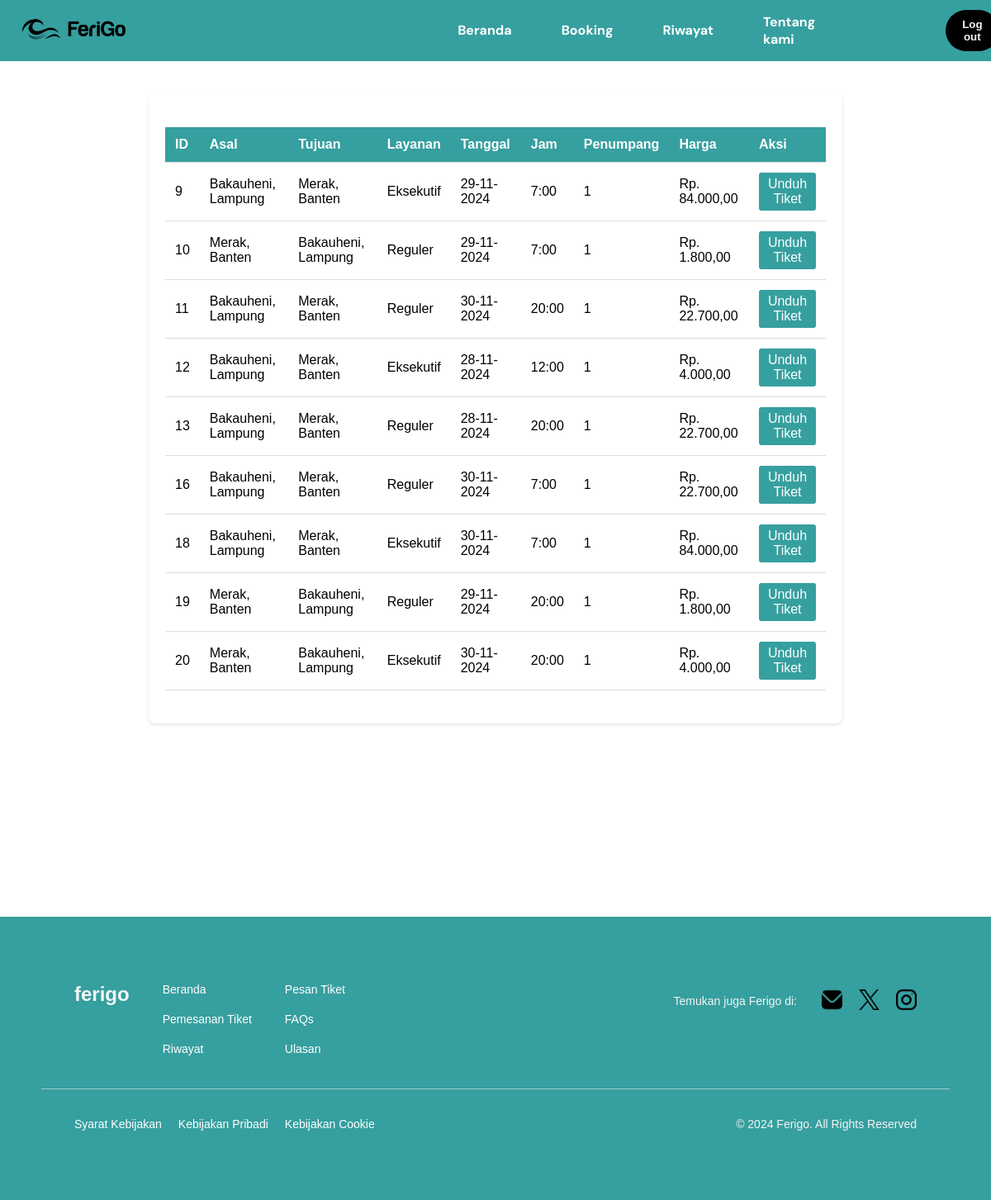
The page /Ferigo/page/riwayat/riwayat.php (signed in) on the database its author committed.
### tables this page shows
CREATE TABLE `riwayat_pemesanan` (
  `id` int NOT NULL,
  `nickname` varchar(50) DEFAULT NULL,
  `asal` varchar(50) DEFAULT NULL,
  `tujuan` varchar(50) DEFAULT NULL,
  `layanan` varchar(50) DEFAULT NULL,
  `tanggal` date DEFAULT NULL,
  `jam` varchar(20) DEFAULT NULL,
  `penumpang` int DEFAULT NULL,
  `harga` int DEFAULT NULL
);

### Ferigo/functions/functions.php (called while the page is built, shortened)
<?php
    $conn = mysqli_connect('localhost', 'root', '', 'ferigodb');
    function query($query){
        global $conn;
        $result  = mysqli_query($conn, $query);
        $rows = [];
        while ($row = mysqli_fetch_assoc($result)) {
            $rows[] = $row;
            }
            return $rows;
    }
?>

### Ferigo/page/riwayat/riwayat.php (the view, shortened to what this page needs)
<?php
    require_once '../../functions/functions.php';
    $nickname = $_SESSION['nickname'];
    $data = query("SELECT * FROM riwayat_pemesanan WHERE nickname = '$nickname' ORDER BY id ASC");
?>
<!DOCTYPE html>
<html lang="en">
<head>
</head>
<body>
<header>
    <div class="container">
      <nav>
        <ul>
          <li><a class="brand"><img alt src="../../img/logo.png" class="logo"></a></li>
          <li><a href="<?= BASEURL; ?>" id="beranda">Beranda</a></li>
          <li><a href="<?= BASEURL; ?>">Booking</a></li>
          <li><a href="#notif">Riwayat</a></li>
          <li><a href="#footer">Tentang kami</a></li>
        </ul>
      </nav>
      <a href="<?= BASEURL; ?>/page/pageLogin/logout.php"><button class="login-btn">Log out</button></a>
    </div>
</header>
  <div class="gap3" id="beranda">
    <br><br><br>
  </div>
    <div class="container-history">
        <table>
            <thead>
                <tr>
                    <th>ID</th>
                    <th>Asal</th>
                    <th>Tujuan</th>
                    <th>Layanan</th>
                    <th>Tanggal</th>
                    <th>Jam</th>
                    <th>Penumpang</th>
                    <th>Harga</th>
                    <th>Aksi</th>
                </tr>
            </thead>
            <tbody>
                <?php if (count($data) > 0): ?>
                    <?php foreach ($data as $d): ?>
                        <tr>
                            <td><?= $d['id'] ?></td>
                            <td><?= $d['asal'] ?></td>
                            <td><?= $d['tujuan'] ?></td>
                            <td><?= $d['layanan'] ?></td>
                            <td><?= date('d-m-Y', strtotime($d['tanggal'])) ?></td>
                            <td><?= $d['jam'] ?></td>
                            <td><?= $d['penumpang'] ?></td>
                            <td>Rp. <?= number_format($d['harga'], 2, ',', '.') ?></td>
                            <td><a href="<?= BASEURL.'/page/jadwal/ticketing/ticket.php?id='.$d['id']?>" class="download-button">Unduh Tiket</a></td>
                        </tr>
                    <?php endforeach; ?>
                <?php else: ?>
                    <tr>
                        <td colspan="8" style="text-align: center;">Tidak ada riwayat pemesanan.</td>
                    </tr>
                <?php endif; ?>
            </tbody>
        </table>
    </div>
    <br><br><br><br><br><br><br><br><br><br><br><br><br>
<footer>
  <div class="footer-content" id="footer">
    <div class="footer-left">
      <div class="footer-logo">ferigo</div>
      <nav class="footer-nav">
        <a href="#beranda">Beranda</a>
        <a href="#pemesanan">Pemesanan Tiket</a>
        <a href="#">Riwayat</a>
      </nav>
      <nav class="footer-nav">
        <a href="#pemesanan">Pesan Tiket</a>
        <a href="#testimonial">FAQs</a>
        <a href="#testimonial">Ulasan</a>
      </nav>
    </div>
    <div class="footer-right">
      <div class="social-media">
        <p>Temukan juga Ferigo di:</p>
        <a href=#><img src="../../img/email.png" alt="Email"></a>
        <a href="#"><img src="../../img/twitter.png" alt="Twitter"></a>
        <a href="#"><img src="../../img/instagram.png" alt="Instagram"></a>
      </div>
    </div>
  </div>
  <div class="footer-bottom">
    <nav class="footer-policy">
      <a href="#">Syarat Kebijakan</a>
      <a href="#">Kebijakan Pribadi</a>
      <a href="#">Kebijakan Cookie</a>
    </nav>
    <p>© 2024 Ferigo. All Rights Reserved</p>
  </div>
</footer>
</body>
</html>

### Ferigo/page/riwayat/riwayat.php (style rules this page uses)
body { font-family: 'Arial', sans-serif; background-repeat: no-repeat; background-position: center; background-size: cover; margin: 0; padding: 0; }
.container { padding-left: 5px; padding-right: 20px; display: flex; justify-content: space-between; align-items: center; background-color: #369f9f; border-bottom: 1px solid #f4f4f4; position: fixed; width: 100%; font-family: 'DM sans', sans-serif; z-index: 1; }
nav ul { margin: 0; font-weight: bold; list-style: none; display: flex; justify-content: space-between; align-items: center; padding: 1px 1px; z-index: 1; }
nav ul li { padding: 0px 0px; margin: 0 10px; }
nav ul li a { text-decoration: none; color: white; }
.gap3 { margin-bottom: 60px; }
.login-btn { transition: background-color 0.3s ease; font-weight: 700; padding: 10px 20px; background-color: #000; color: #f4f4f4; border-radius: 40px; border: none; cursor: pointer; margin-right: 20px; }
table { width: 100%; border-collapse: collapse; margin: 20px 0; background-color: #fff; }
th, td { padding: 12px; text-align: left; border-bottom: 1px solid #ddd; }
th { background-color: #369f9f; color: white; }
.container-history { max-width: 800px; margin: 0 auto; background-color: #fff; padding: 20px; border-radius: 8px; box-shadow: 0 2px 4px rgba(0, 0, 0, 0.1); }
.download-button { display: inline-block; padding: 5px 10px; background-color: #369f9f; color: white; text-decoration: none; border-radius: 3px; text-align: center; margin: 0; transition: background-color 0.3s; }
footer { background-color: #369f9f; color: #f4f4f4; padding: 50px ; text-align: left; font-size: 14px; }
.footer-content { display: flex; justify-content: space-between; padding: 0 40px; margin-bottom: 40px; margin-top: 30px; }
.footer-left { display: flex; grid-template-columns: repeat(2, 1fr); gap: 40px; }
.footer-right { display: flex; flex-direction: column; gap: 10px; }
.footer-logo { font-size: 24px; font-weight: bold; margin-bottom: 10px; }
.footer-nav { display: flex; flex-direction: column; gap: 20px; }
.footer-nav a { color: white; text-decoration: none; }
.social-media { display: flex; align-items: center; gap: 20px; }
.social-media p { margin-right: 10px; }
.social-media a img { width: 25px; height: 25px; }
.footer-bottom { border-top: 1px solid rgba(255, 255, 255, 0.5); padding: 20px 40px; display: flex; justify-content: space-between; align-items: center; flex-wrap: wrap; }
.footer-policy { display: flex; gap: 20px; }
.footer-policy a { color: white; text-decoration: none; }

### rows shown on the page
riwayat_pemesanan: id "9", asal "Bakauheni, Lampung", tujuan "Merak, Banten", layanan "Eksekutif", tanggal "29-11-2024", jam "7:00", penumpang "1", harga "84.000,00"
riwayat_pemesanan: id "10", asal "Merak, Banten", tujuan "Bakauheni, Lampung", layanan "Reguler", tanggal "29-11-2024", jam "7:00", penumpang "1", harga "1.800,00"
riwayat_pemesanan: id "11", asal "Bakauheni, Lampung", tujuan "Merak, Banten", layanan "Reguler", tanggal "30-11-2024", jam "20:00", penumpang "1", harga "22.700,00"
riwayat_pemesanan: id "12", asal "Bakauheni, Lampung", tujuan "Merak, Banten", layanan "Eksekutif", tanggal "28-11-2024", jam "12:00", penumpang "1", harga "4.000,00"
riwayat_pemesanan: id "13", asal "Bakauheni, Lampung", tujuan "Merak, Banten", layanan "Reguler", tanggal "28-11-2024", jam "20:00", penumpang "1", harga "22.700,00"
riwayat_pemesanan: id "16", asal "Bakauheni, Lampung", tujuan "Merak, Banten", layanan "Reguler", tanggal "30-11-2024", jam "7:00", penumpang "1", harga "22.700,00"
riwayat_pemesanan: id "18", asal "Bakauheni, Lampung", tujuan "Merak, Banten", layanan "Eksekutif", tanggal "30-11-2024", jam "7:00", penumpang "1", harga "84.000,00"
riwayat_pemesanan: id "19", asal "Merak, Banten", tujuan "Bakauheni, Lampung", layanan "Reguler", tanggal "29-11-2024", jam "20:00", penumpang "1", harga "1.800,00"
riwayat_pemesanan: id "20", asal "Merak, Banten", tujuan "Bakauheni, Lampung", layanan "Eksekutif", tanggal "30-11-2024", jam "20:00", penumpang "1", harga "4.000,00"
